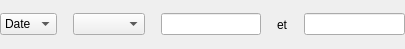
<?xml version="1.0" encoding="UTF-8"?>
<ui version="4.0">
 <class>AdvancedSearchSubPanel</class>
 <widget class="QWidget" name="AdvancedSearchSubPanel">
  <property name="geometry">
   <rect>
    <x>0</x>
    <y>0</y>
    <width>405</width>
    <height>49</height>
   </rect>
  </property>
  <property name="windowTitle">
   <string>Form</string>
  </property>
  <layout class="QHBoxLayout" name="horizontalLayout">
   <property name="spacing">
    <number>16</number>
   </property>
   <property name="leftMargin">
    <number>0</number>
   </property>
   <property name="topMargin">
    <number>0</number>
   </property>
   <property name="rightMargin">
    <number>0</number>
   </property>
   <property name="bottomMargin">
    <number>0</number>
   </property>
   <item>
    <widget class="QComboBox" name="fieldComboBox">
     <item>
      <property name="text">
       <string>Date</string>
      </property>
     </item>
     <item>
      <property name="text">
       <string>Lieu</string>
      </property>
     </item>
     <item>
      <property name="text">
       <string>Nom</string>
      </property>
     </item>
     <item>
      <property name="text">
       <string>Tags</string>
      </property>
     </item>
    </widget>
   </item>
   <item>
    <widget class="QComboBox" name="operatorComboBox"/>
   </item>
   <item>
    <widget class="QLineEdit" name="operand1LineEdit">
     <property name="inputMethodHints">
      <set>Qt::ImhDate</set>
     </property>
    </widget>
   </item>
   <item>
    <widget class="QLabel" name="andLabel">
     <property name="text">
      <string>et</string>
     </property>
    </widget>
   </item>
   <item>
    <widget class="QLineEdit" name="operand2LineEdit">
     <property name="inputMethodHints">
      <set>Qt::ImhDate</set>
     </property>
    </widget>
   </item>
  </layout>
 </widget>
 <resources/>
 <connections/>
</ui>
